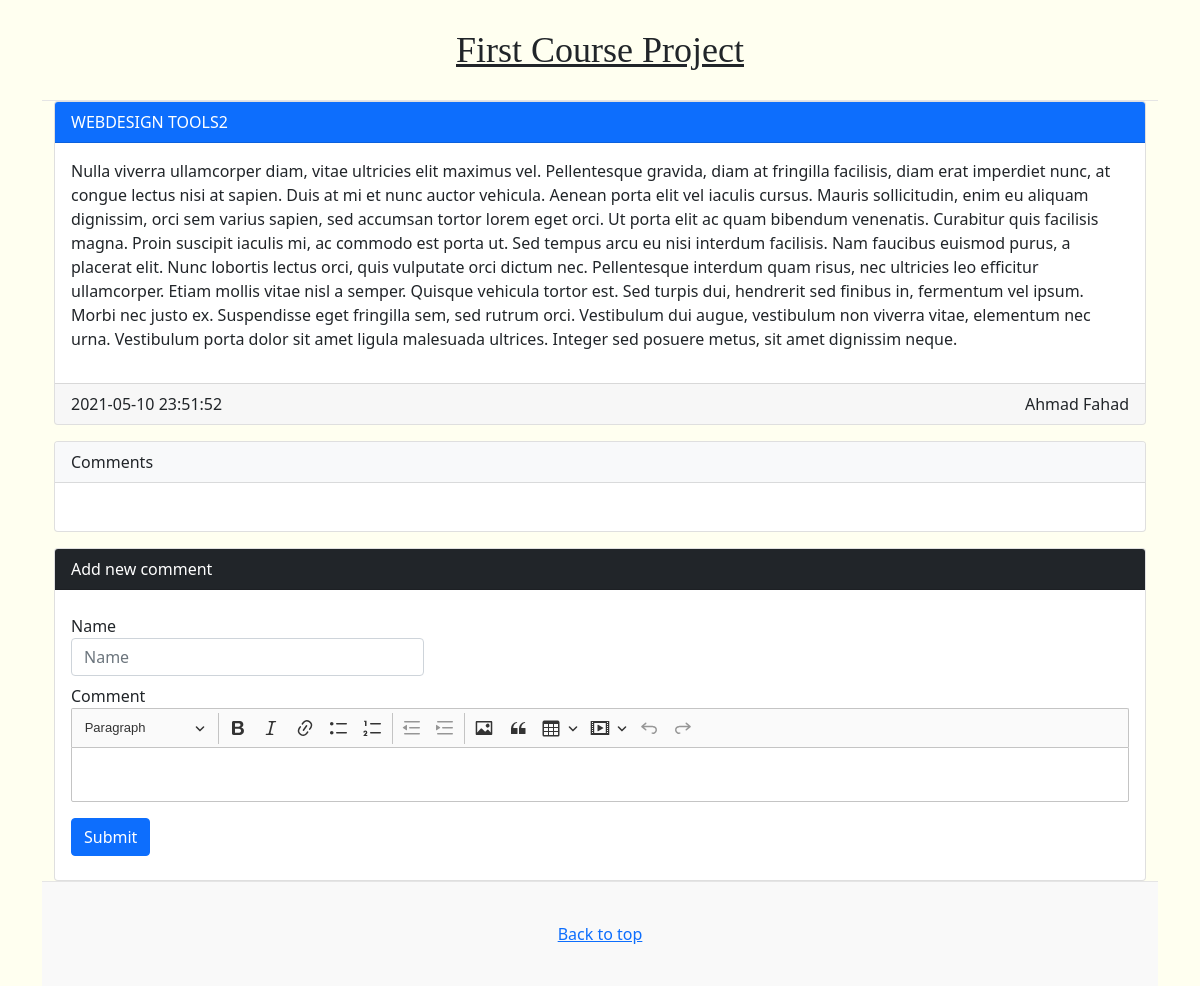
Page /post_details.php?post_id=4 on the committed database.
### tables this page shows
CREATE TABLE `posts` (
  `PostID` int(11) NOT NULL,
  `PublisherName` varchar(50) NOT NULL,
  `PostTitle` varchar(50) NOT NULL,
  `PostDetails` text NOT NULL,
  `PostDate` datetime NOT NULL
);

### post_details.php (the view, shortened to what this page needs)
<?PHP
include("connection.php");
include("head.php");
$PostID = (isset($_GET['post_id']) && $_GET['post_id'] )? $_GET['post_id'] : 0;
$sql = "SELECT * FROM `posts` WHERE PostID = '$PostID' ";
$posts = $conn->query($sql);
?>
<main class="container">
  <div class="row g-5">
    <div class="col-md-12">
<?PHP while($post = $posts->fetch_assoc()) {?>
  <div class="card">
  <div class="card-header bg-primary text-white">
  <?=$post['PostTitle']?>
  </div>
  <div class="card-body">
  <p><?PHP echo $post['PostDetails'];?></p>
  </div>
  <div class="card-footer">
  <?=$post['PostDate']?><label class="float-end"><?=$post['PublisherName']?></label>
  </div>
<?PHP } ?>
  </div>
 <div class="card mt-3">
  <div class="card-header bg-light ">
  Comments
  </div>
  <div class="card-body">
  </div>
 </div>
  <div class="card mt-3">
  <div class="card-header bg-dark text-white">
  Add new comment
  </div>
  <div class="card-body">
<form method="post">
<div class="form-group mt-2 col-md-4">
  <label>Name</label>
  <input type="text" name="CommentName" id="CommentName" class="form-control col-3" placeholder="Name">
</div>
<div class="form-group mt-2 mb-2">
  <label>Comment</label>
</div>
<button type="submit" name="doSubmit" class="btn btn-primary mb-2 mt-2">Submit</button>
</form>
  </div>
    </div>
  </div>
</main>
<?PHP include("foot.php"); ?>

### css/blog.css (style rules this page uses)
.bg-back { background-color: #fffff0; }
.bg-light { background-color: #FBF7FC; }

### rows in the picture
posts: PostTitle "WEBDESIGN TOOLS2", PostDetails "Nulla viverra ullamcorper diam, vitae ultricies elit maximus vel. Pellentesque gravida, diam at fringilla facilisis, diam erat imperdiet nunc, at congue lectus nisi at sapien. Duis at mi et nunc auctor vehicula. Aenean porta elit vel iaculis cursus. Mauris sollicitudin, enim eu aliquam dignissim, orci sem varius sapien, sed accumsan tortor lorem eget orci. Ut porta elit ac quam bibendum venenatis. Curabitur quis facilisis magna. Proin suscipit iaculis mi, ac commodo est porta ut. Sed tempus arcu eu nisi interdum facilisis. Nam faucibus euismod purus, a placerat elit. Nunc lobortis lectus orci, quis vulputate orci dictum nec. Pellentesque interdum quam risus, nec ultricies leo efficitur…", PostDate "2021-05-10 23:51:52", PublisherName "Ahmad Fahad"
